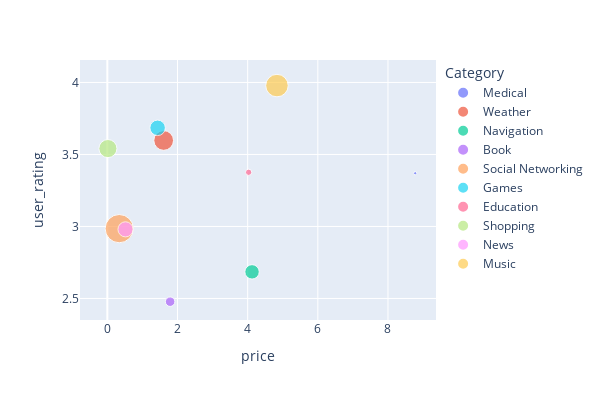

The notebook cell saved with this chart:
### Code cell
# visualization of average user_rating vs average price per category
# The sice of category circle is according to rating_count_tot

fig = px.scatter(average_rating_category.loc[['Medical','Weather','Navigation','Book', 'Social Networking',  'Games', 'Education', 'Shopping','News', 'Music']], x="price", y="user_rating", size="rating_count_tot", color="Category",
           hover_name="Category", log_x=False, trendline='ols', width=600, height=400)

print('Size=rating_count_tot ')
fig.show()

### Figure 1 — Plotly figure (JSON) as saved in the notebook; plotly's stock layout.template omitted (floating-point values rounded to 4 significant figures)
{"data": [{"hovertemplate": "<b>%{hovertext}</b><br><br>Category=Medical<br>price=%{x}<br>user_rating=%{y}<br>rating_count_tot=%{marker.size}<extra></extra>", "hovertext": ["Medical"], "legendgroup": "Medical", "marker": {"color": "#636efa", "size": [592.8], "sizemode": "area", "sizeref": 113.7, "symbol": "circle"}, "mode": "markers", "name": "Medical", "showlegend": true, "type": "scatter", "x": [8.776], "xaxis": "x", "y": [3.37], "yaxis": "y"}, {"hovertemplate": "Category=Medical<extra></extra>", "legendgroup": "Medical", "marker": {"color": "#636efa", "symbol": "circle"}, "mode": "lines", "name": "Medical", "showlegend": false, "type": "scatter", "xaxis": "x", "yaxis": "y"}, {"hovertemplate": "<b>%{hovertext}</b><br><br>Category=Weather<br>price=%{x}<br>user_rating=%{y}<br>rating_count_tot=%{marker.size}<extra></extra>", "hovertext": ["Weather"], "legendgroup": "Weather", "marker": {"color": "#EF553B", "size": [22180.0], "sizemode": "area", "sizeref": 113.7, "symbol": "circle"}, "mode": "markers", "name": "Weather", "showlegend": true, "type": "scatter", "x": [1.605], "xaxis": "x", "y": [3.597], "yaxis": "y"}, {"hovertemplate": "Category=Weather<extra></extra>", "legendgroup": "Weather", "marker": {"color": "#EF553B", "symbol": "circle"}, "mode": "lines", "name": "Weather", "showlegend": false, "type": "scatter", "xaxis": "x", "yaxis": "y"}, {"hovertemplate": "<b>%{hovertext}</b><br><br>Category=Navigation<br>price=%{x}<br>user_rating=%{y}<br>rating_count_tot=%{marker.size}<extra></extra>", "hovertext": ["Navigation"], "legendgroup": "Navigation", "marker": {"color": "#00cc96", "size": [11850.0], "sizemode": "area", "sizeref": 113.7, "symbol": "circle"}, "mode": "markers", "name": "Navigation", "showlegend": true, "type": "scatter", "x": [4.125], "xaxis": "x", "y": [2.685], "yaxis": "y"}, {"hovertemplate": "Category=Navigation<extra></extra>", "legendgroup": "Navigation", "marker": {"color": "#00cc96", "symbol": "circle"}, "mode": "lines", "name": "Navigation", "showlegend": false, "type": "scatter", "xaxis": "x", "yaxis": "y"}, {"hovertemplate": "<b>%{hovertext}</b><br><br>Category=Book<br>price=%{x}<br>user_rating=%{y}<br>rating_count_tot=%{marker.size}<extra></extra>", "hovertext": ["Book"], "legendgroup": "Book", "marker": {"color": "#ab63fa", "size": [5125.0], "sizemode": "area", "sizeref": 113.7, "symbol": "circle"}, "mode": "markers", "name": "Book", "showlegend": true, "type": "scatter", "x": [1.791], "xaxis": "x", "y": [2.478], "yaxis": "y"}, {"hovertemplate": "Category=Book<extra></extra>", "legendgroup": "Book", "marker": {"color": "#ab63fa", "symbol": "circle"}, "mode": "lines", "name": "Book", "showlegend": false, "type": "scatter", "xaxis": "x", "yaxis": "y"}, {"hovertemplate": "<b>%{hovertext}</b><br><br>Category=Social Networking<br>price=%{x}<br>user_rating=%{y}<br>rating_count_tot=%{marker.size}<extra></extra>", "hovertext": ["Social Networking"], "legendgroup": "Social Networking", "marker": {"color": "#FFA15A", "size": [45500.0], "sizemode": "area", "sizeref": 113.7, "symbol": "circle"}, "mode": "markers", "name": "Social Networking", "showlegend": true, "type": "scatter", "x": [0.3399], "xaxis": "x", "y": [2.985], "yaxis": "y"}, {"hovertemplate": "Category=Social Networking<extra></extra>", "legendgroup": "Social Networking", "marker": {"color": "#FFA15A", "symbol": "circle"}, "mode": "lines", "name": "Social Networking", "showlegend": false, "type": "scatter", "xaxis": "x", "yaxis": "y"}, {"hovertemplate": "<b>%{hovertext}</b><br><br>Category=Games<br>price=%{x}<br>user_rating=%{y}<br>rating_count_tot=%{marker.size}<extra></extra>", "hovertext": ["Games"], "legendgroup": "Games", "marker": {"color": "#19d3f3", "size": [13690.0], "sizemode": "area", "sizeref": 113.7, "symbol": "circle"}, "mode": "markers", "name": "Games", "showlegend": true, "type": "scatter", "x": [1.433], "xaxis": "x", "y": [3.685], "yaxis": "y"}, {"hovertemplate": "Category=Games<extra></extra>", "legendgroup": "Games", "marker": {"color": "#19d3f3", "symbol": "circle"}, "mode": "lines", "name": "Games", "showlegend": false, "type": "scatter", "xaxis": "x", "yaxis": "y"}, {"hovertemplate": "<b>%{hovertext}</b><br><br>Category=Education<br>price=%{x}<br>user_rating=%{y}<br>rating_count_tot=%{marker.size}<extra></extra>", "hovertext": ["Education"], "legendgroup": "Education", "marker": {"color": "#FF6692", "size": [2239.0], "sizemode": "area", "sizeref": 113.7, "symbol": "circle"}, "mode": "markers", "name": "Education", "showlegend": true, "type": "scatter", "x": [4.028], "xaxis": "x", "y": [3.376], "yaxis": "y"}, {"hovertemplate": "Category=Education<extra></extra>", "legendgroup": "Education", "marker": {"color": "#FF6692", "symbol": "circle"}, "mode": "lines", "name": "Education", "showlegend": false, "type": "scatter", "xaxis": "x", "yaxis": "y"}, {"hovertemplate": "<b>%{hovertext}</b><br><br>Category=Shopping<br>price=%{x}<br>user_rating=%{y}<br>rating_count_tot=%{marker.size}<extra></extra>", "hovertext": ["Shopping"], "legendgroup": "Shopping", "marker": {"color": "#B6E880", "size": [18620.0], "sizemode": "area", "sizeref": 113.7, "symbol": "circle"}, "mode": "markers", "name": "Shopping", "showlegend": true, "type": "scatter", "x": [0.01631], "xaxis": "x", "y": [3.541], "yaxis": "y"}, {"hovertemplate": "Category=Shopping<extra></extra>", "legendgroup": "Shopping", "marker": {"color": "#B6E880", "symbol": "circle"}, "mode": "lines", "name": "Shopping", "showlegend": false, "type": "scatter", "xaxis": "x", "yaxis": "y"}, {"hovertemplate": "<b>%{hovertext}</b><br><br>Category=News<br>price=%{x}<br>user_rating=%{y}<br>rating_count_tot=%{marker.size}<extra></extra>", "hovertext": ["News"], "legendgroup": "News", "marker": {"color": "#FF97FF", "size": [13020.0], "sizemode": "area", "sizeref": 113.7, "symbol": "circle"}, "mode": "markers", "name": "News", "showlegend": true, "type": "scatter", "x": [0.5177], "xaxis": "x", "y": [2.98], "yaxis": "y"}, {"hovertemplate": "Category=News<extra></extra>", "legendgroup": "News", "marker": {"color": "#FF97FF", "symbol": "circle"}, "mode": "lines", "name": "News", "showlegend": false, "type": "scatter", "xaxis": "x", "yaxis": "y"}, {"hovertemplate": "<b>%{hovertext}</b><br><br>Category=Music<br>price=%{x}<br>user_rating=%{y}<br>rating_count_tot=%{marker.size}<extra></extra>", "hovertext": ["Music"], "legendgroup": "Music", "marker": {"color": "#FECB52", "size": [28840.0], "sizemode": "area", "sizeref": 113.7, "symbol": "circle"}, "mode": "markers", "name": "Music", "showlegend": true, "type": "scatter", "x": [4.835], "xaxis": "x", "y": [3.978], "yaxis": "y"}, {"hovertemplate": "Category=Music<extra></extra>", "legendgroup": "Music", "marker": {"color": "#FECB52", "symbol": "circle"}, "mode": "lines", "name": "Music", "showlegend": false, "type": "scatter", "xaxis": "x", "yaxis": "y"}], "layout": {"height": 400, "legend": {"itemsizing": "constant", "title": {"text": "Category"}, "tracegroupgap": 0}, "margin": {"t": 60}, "width": 600, "xaxis": {"anchor": "y", "domain": [0, 1], "title": {"text": "price"}}, "yaxis": {"anchor": "x", "domain": [0, 1], "title": {"text": "user_rating"}}}}
